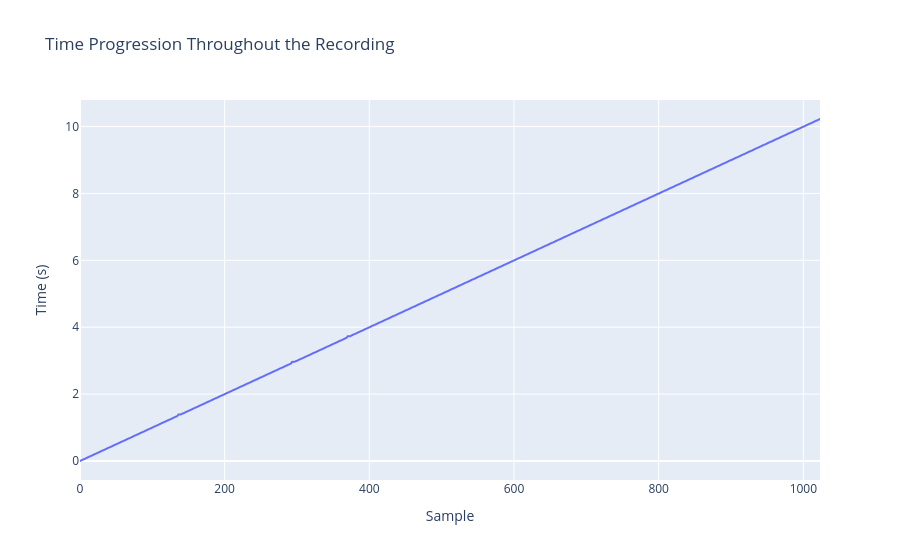

Write notebook code for a chart like this one.
### Code cell
#Time Progression
fig = px.line(
    x=range(len(signal)),
    y=signal["time"],
    labels={
        "x": "Sample",
        "y": "Time (s)"
    },
    title="Time Progression Throughout the Recording"
)

fig.show()

### Figure 1 — Plotly figure (JSON) as saved in the notebook; plotly's stock layout.template omitted (floating-point values rounded to 4 significant figures; data arrays with more than 128 entries replaced by an {"elided": "..."} marker saying what was removed)
{"data": [{"hovertemplate": "Sample=%{x}<br>Time (s)=%{y}<extra></extra>", "legendgroup": "", "line": {"color": "#636efa", "dash": "solid"}, "marker": {"symbol": "circle"}, "mode": "lines", "name": "", "showlegend": false, "type": "scattergl", "x": {"elided": "1024 int values"}, "xaxis": "x", "y": {"elided": "1024 float values"}, "yaxis": "y"}], "layout": {"legend": {"tracegroupgap": 0}, "title": {"text": "Time Progression Throughout the Recording"}, "xaxis": {"anchor": "y", "domain": [0, 1], "title": {"text": "Sample"}}, "yaxis": {"anchor": "x", "domain": [0, 1], "title": {"text": "Time (s)"}}}}
